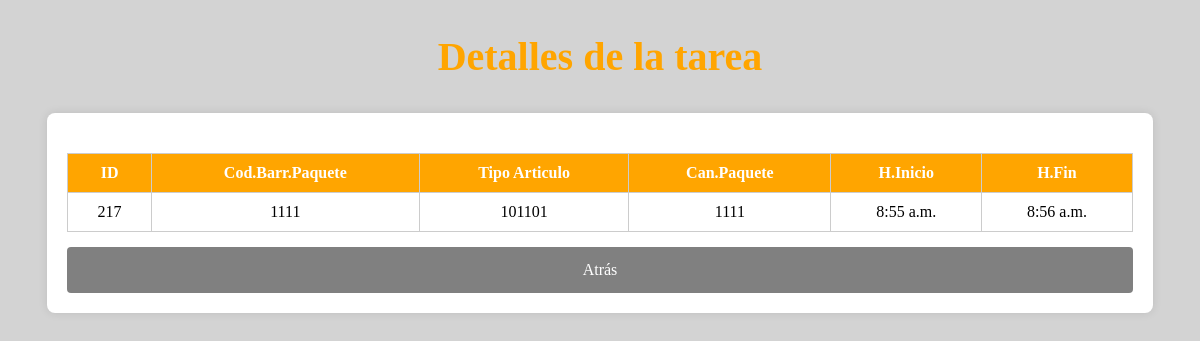
/tarea/299/, run on the app's committed database.
### pda/models.py (models this page shows, shortened)
class Paquete (models.Model):
    tarea = models.ForeignKey(Patio, on_delete=models.CASCADE, related_name="paquetes")
    codBarrasPaquete=models.IntegerField(verbose_name='Cod.Barras', null=True, blank=True)
    idTipArticulo=models.IntegerField(verbose_name='Tip.Articulo', null=True, blank=True)
    cantidad_paquete=models.IntegerField(verbose_name='Cantidad paquete', null=True, blank=True)
    horaInicio=models.TimeField(verbose_name='Hora Inicio', null=True, blank=True)
    horaFin= models.TimeField(verbose_name='Hora Fin', null=True, blank=True)

### pda/views.py (the view)
# urls.py: path('tarea/<int:tarea_id>/',detalles_tarea, name='detalle_tarea'),
def detalles_tarea(request,tarea_id):
    tarea=get_object_or_404(Patio,id=tarea_id)
    paquetes=Paquete.objects.filter(tarea=tarea)
    volver_url = request.META.get('HTTP_REFERER', '/lista_tareas/')
    return render(request,'detalle_tarea.html',{
        'tarea':tarea,
        'paquetes':paquetes,
        'volver_url':volver_url
        })

### templates/detalle_tarea.html (shortened to what this page needs)
<!DOCTYPE html>
<html lang="en">
<head>
</head>
<body>
    <h2>Detalles de la tarea</h2>
    <div class="container">
        <div class="form-container">
            <table>
                <thead>
                    <tr>
                        <th>ID</th>
                        <th>Cod.Barr.Paquete</th>
                        <th>Tipo Articulo</th>
                        <th>Can.Paquete</th>
                        <th>H.Inicio</th>
                        <th>H.Fin</th>
                    </tr>
                </thead>
                <tbody>
                    {% for p in paquetes %}
                    <tr>
                        <td>{{p.id}}</td>
                        <td>{{ p.codBarrasPaquete}}</td>
                        <td>{{ p.idTipArticulo }}</td>
                        <td>{{ p.cantidad_paquete }}</td>
                        <td>{{ p.horaInicio }}</td>
                        <td>{{ p.horaFin }}</td>
                    </tr>
                    {% endfor %}
                </tbody>
            </table>
            <a  href="{{ volver_url }}"> Atrás</a>
        </div>
    </div>
</body>
</html>

### templates/detalle_tarea.html (style rules this page uses)
body { background-color: lightgrey; }
h2 { text-align: center; color: orange; font-size: 40px; }
.container { display: flex; justify-content: center; margin-top: 20px; }
.form-container { background-color: white; padding: 20px; border-radius: 8px; box-shadow: 0 0 10px rgba(0, 0, 0, 0.1); width: 90%; overflow-x: auto; }
table { width: 100%; border-collapse: collapse; margin-top: 20px; }
th, td { border: 1px solid #ccc; padding: 10px; text-align: center; }
th { background-color: orange; color: white; }
a { text-decoration: none; color: white; display: block; background-color: grey; padding: 14px 20px; text-align: center; margin-top: 15px; width: 100%; box-sizing: border-box; border-radius: 4px; }

### data on the page
Paquete: id "217", codBarrasPaquete "1111", idTipArticulo "101101", cantidad_paquete "1111", horaInicio "8:55 a.m.", horaFin "8:56 a.m."
